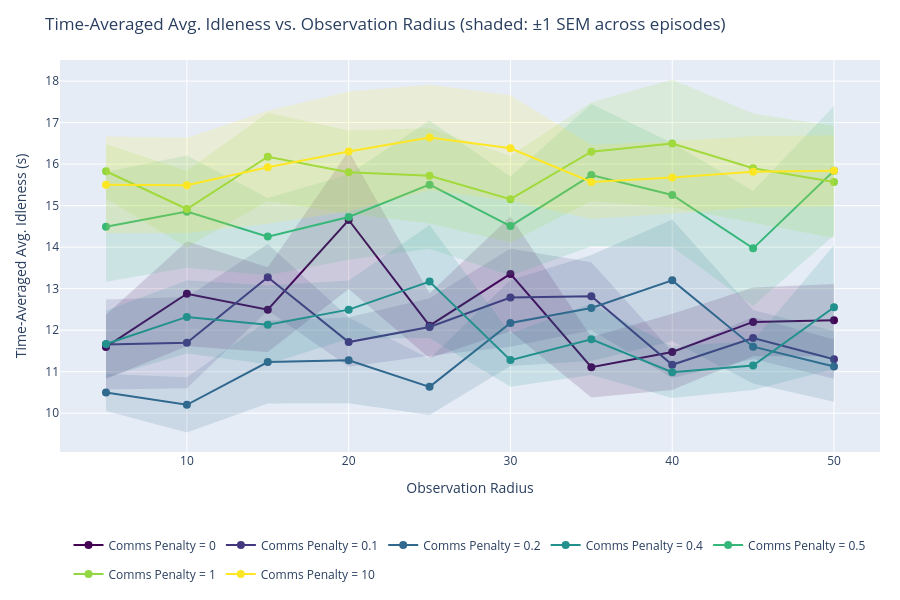

The code cell stored with this chart in its notebook:
### Markdown cell above
### Idleness vs. Observation Radius

### Code cell
import plotly.graph_objects as go

def _rgb_to_rgba(rgb_str, alpha=0.2):
    # plotly sample_colorscale returns 'rgb(r, g, b)' strings.
    nums = re.findall(r"[0-9.]+", rgb_str)
    r, g, b = nums[0], nums[1], nums[2]
    return f'rgba({r},{g},{b},{alpha})'

fig = go.Figure()
for series in series_order:
    color = series_colors[series]
    s = summary[series]
    xs = np.array(s['obs_radius'])
    ys = np.array(s['idleness_mean'])
    es = np.array(s['idleness_sem'])

    fig.add_trace(go.Scatter(
        x=np.concatenate([xs, xs[::-1]]),
        y=np.concatenate([ys + es, (ys - es)[::-1]]),
        fill='toself',
        fillcolor=_rgb_to_rgba(color, alpha=0.15),
        line=dict(color='rgba(255,255,255,0)'),
        legendgroup=series, showlegend=False, hoverinfo='skip',
    ))
    fig.add_trace(go.Scatter(
        x=xs, y=ys, mode='lines+markers',
        name=series, line=dict(color=color), marker=dict(color=color, size=8),
        legendgroup=series,
        hovertemplate=f"{series}<br>obs_radius=%{{x:.1f}}<br>idleness=%{{y:.4f}}<extra></extra>",
    ))

fig.update_layout(
    title="Time-Averaged Avg. Idleness vs. Observation Radius (shaded: ±1 SEM across episodes)",
    xaxis_title="Observation Radius",
    yaxis_title="Time-Averaged Avg. Idleness (s)",
    height=600, width=900, hovermode='closest', autosize=True,
    margin=dict(l=60, r=20, t=60, b=120),
    legend=dict(orientation='h', yanchor='top', y=-0.2, xanchor='center', x=0.5),
)
fig.show()

### Figure 1 — Plotly figure (JSON) as saved in the notebook; plotly's stock layout.template omitted (floating-point values rounded to 4 significant figures)
{"data": [{"fill": "toself", "fillcolor": "rgba(68,1,84,0.15)", "hoverinfo": "skip", "legendgroup": "Comms Penalty = 0", "line": {"color": "rgba(255,255,255,0)"}, "showlegend": false, "type": "scatter", "x": [5.0, 10.0, 15.0, 20.0, 25.0, 30.0, 35.0, 40.0, 45.0, 50.0, 50.0, 45.0, 40.0, 35.0, 30.0, 25.0, 20.0, 15.0, 10.0, 5.0], "y": [12.37, 14.14, 13.52, 16.31, 12.89, 14.74, 11.83, 12.39, 13.03, 13.11, 11.37, 11.37, 10.56, 10.38, 11.97, 11.33, 12.99, 11.47, 11.61, 10.82]}, {"hovertemplate": "Comms Penalty = 0<br>obs_radius=%{x:.1f}<br>idleness=%{y:.4f}<extra></extra>", "legendgroup": "Comms Penalty = 0", "line": {"color": "rgb(68, 1, 84)"}, "marker": {"color": "rgb(68, 1, 84)", "size": 8}, "mode": "lines+markers", "name": "Comms Penalty = 0", "type": "scatter", "x": [5.0, 10.0, 15.0, 20.0, 25.0, 30.0, 35.0, 40.0, 45.0, 50.0], "y": [11.6, 12.88, 12.49, 14.65, 12.11, 13.36, 11.11, 11.48, 12.2, 12.24]}, {"fill": "toself", "fillcolor": "rgba(67,56,128,0.15)", "hoverinfo": "skip", "legendgroup": "Comms Penalty = 0.1", "line": {"color": "rgba(255,255,255,0)"}, "showlegend": false, "type": "scatter", "x": [5.0, 10.0, 15.0, 20.0, 25.0, 30.0, 35.0, 40.0, 45.0, 50.0, 50.0, 45.0, 40.0, 35.0, 30.0, 25.0, 20.0, 15.0, 10.0, 5.0], "y": [12.74, 12.8, 14.08, 12.31, 12.77, 13.97, 13.64, 11.48, 12.32, 11.77, 10.83, 11.3, 10.85, 12.0, 11.6, 11.38, 11.12, 12.48, 10.6, 10.57]}, {"hovertemplate": "Comms Penalty = 0.1<br>obs_radius=%{x:.1f}<br>idleness=%{y:.4f}<extra></extra>", "legendgroup": "Comms Penalty = 0.1", "line": {"color": "rgb(67, 56, 128)"}, "marker": {"color": "rgb(67, 56, 128)", "size": 8}, "mode": "lines+markers", "name": "Comms Penalty = 0.1", "type": "scatter", "x": [5.0, 10.0, 15.0, 20.0, 25.0, 30.0, 35.0, 40.0, 45.0, 50.0], "y": [11.65, 11.7, 13.28, 11.71, 12.08, 12.79, 12.82, 11.17, 11.81, 11.3]}, {"fill": "toself", "fillcolor": "rgba(49,104,142,0.15)", "hoverinfo": "skip", "legendgroup": "Comms Penalty = 0.2", "line": {"color": "rgba(255,255,255,0)"}, "showlegend": false, "type": "scatter", "x": [5.0, 10.0, 15.0, 20.0, 25.0, 30.0, 35.0, 40.0, 45.0, 50.0, 50.0, 45.0, 40.0, 35.0, 30.0, 25.0, 20.0, 15.0, 10.0, 5.0], "y": [10.94, 10.87, 12.23, 12.31, 11.31, 13.21, 13.81, 14.66, 12.49, 11.98, 10.27, 10.72, 11.74, 11.26, 11.13, 9.959, 10.24, 10.23, 9.538, 10.05]}, {"hovertemplate": "Comms Penalty = 0.2<br>obs_radius=%{x:.1f}<br>idleness=%{y:.4f}<extra></extra>", "legendgroup": "Comms Penalty = 0.2", "line": {"color": "rgb(49, 104, 142)"}, "marker": {"color": "rgb(49, 104, 142)", "size": 8}, "mode": "lines+markers", "name": "Comms Penalty = 0.2", "type": "scatter", "x": [5.0, 10.0, 15.0, 20.0, 25.0, 30.0, 35.0, 40.0, 45.0, 50.0], "y": [10.5, 10.2, 11.23, 11.27, 10.64, 12.17, 12.53, 13.2, 11.6, 11.13]}, {"fill": "toself", "fillcolor": "rgba(34,144,140,0.15)", "hoverinfo": "skip", "legendgroup": "Comms Penalty = 0.4", "line": {"color": "rgba(255,255,255,0)"}, "showlegend": false, "type": "scatter", "x": [5.0, 10.0, 15.0, 20.0, 25.0, 30.0, 35.0, 40.0, 45.0, 50.0, 50.0, 45.0, 40.0, 35.0, 30.0, 25.0, 20.0, 15.0, 10.0, 5.0], "y": [12.47, 13.2, 13.08, 13.2, 14.53, 11.92, 12.64, 11.61, 11.74, 14.04, 11.06, 10.56, 10.37, 10.92, 10.64, 11.81, 11.79, 11.18, 11.44, 10.87]}, {"hovertemplate": "Comms Penalty = 0.4<br>obs_radius=%{x:.1f}<br>idleness=%{y:.4f}<extra></extra>", "legendgroup": "Comms Penalty = 0.4", "line": {"color": "rgb(34, 144, 140)"}, "marker": {"color": "rgb(34, 144, 140)", "size": 8}, "mode": "lines+markers", "name": "Comms Penalty = 0.4", "type": "scatter", "x": [5.0, 10.0, 15.0, 20.0, 25.0, 30.0, 35.0, 40.0, 45.0, 50.0], "y": [11.67, 12.32, 12.13, 12.49, 13.17, 11.28, 11.78, 10.99, 11.15, 12.55]}, {"fill": "toself", "fillcolor": "rgba(53,183,121,0.15)", "hoverinfo": "skip", "legendgroup": "Comms Penalty = 0.5", "line": {"color": "rgba(255,255,255,0)"}, "showlegend": false, "type": "scatter", "x": [5.0, 10.0, 15.0, 20.0, 25.0, 30.0, 35.0, 40.0, 45.0, 50.0, 50.0, 45.0, 40.0, 35.0, 30.0, 25.0, 20.0, 15.0, 10.0, 5.0], "y": [15.81, 16.21, 15.19, 15.76, 17.05, 15.7, 17.45, 16.51, 15.36, 17.4, 14.28, 12.58, 14.01, 14.02, 13.32, 13.96, 13.7, 13.32, 13.5, 13.16]}, {"hovertemplate": "Comms Penalty = 0.5<br>obs_radius=%{x:.1f}<br>idleness=%{y:.4f}<extra></extra>", "legendgroup": "Comms Penalty = 0.5", "line": {"color": "rgb(53, 183, 121)"}, "marker": {"color": "rgb(53, 183, 121)", "size": 8}, "mode": "lines+markers", "name": "Comms Penalty = 0.5", "type": "scatter", "x": [5.0, 10.0, 15.0, 20.0, 25.0, 30.0, 35.0, 40.0, 45.0, 50.0], "y": [14.49, 14.86, 14.25, 14.73, 15.51, 14.51, 15.74, 15.26, 13.97, 15.84]}, {"fill": "toself", "fillcolor": "rgba(146,214,65,0.15)", "hoverinfo": "skip", "legendgroup": "Comms Penalty = 1", "line": {"color": "rgba(255,255,255,0)"}, "showlegend": false, "type": "scatter", "x": [5.0, 10.0, 15.0, 20.0, 25.0, 30.0, 35.0, 40.0, 45.0, 50.0, 50.0, 45.0, 40.0, 35.0, 30.0, 25.0, 20.0, 15.0, 10.0, 5.0], "y": [16.49, 15.84, 17.24, 16.81, 16.87, 16.2, 17.49, 18.04, 17.22, 16.92, 14.22, 14.58, 14.95, 15.11, 14.11, 14.57, 14.8, 15.11, 14.0, 15.17]}, {"hovertemplate": "Comms Penalty = 1<br>obs_radius=%{x:.1f}<br>idleness=%{y:.4f}<extra></extra>", "legendgroup": "Comms Penalty = 1", "line": {"color": "rgb(146, 214, 65)"}, "marker": {"color": "rgb(146, 214, 65)", "size": 8}, "mode": "lines+markers", "name": "Comms Penalty = 1", "type": "scatter", "x": [5.0, 10.0, 15.0, 20.0, 25.0, 30.0, 35.0, 40.0, 45.0, 50.0], "y": [15.83, 14.92, 16.18, 15.81, 15.72, 15.16, 16.3, 16.49, 15.9, 15.57]}, {"fill": "toself", "fillcolor": "rgba(253,231,37,0.15)", "hoverinfo": "skip", "legendgroup": "Comms Penalty = 10", "line": {"color": "rgba(255,255,255,0)"}, "showlegend": false, "type": "scatter", "x": [5.0, 10.0, 15.0, 20.0, 25.0, 30.0, 35.0, 40.0, 45.0, 50.0, 50.0, 45.0, 40.0, 35.0, 30.0, 25.0, 20.0, 15.0, 10.0, 5.0], "y": [16.67, 16.64, 17.28, 17.75, 17.91, 17.66, 16.46, 16.55, 16.67, 16.7, 14.99, 14.96, 14.81, 14.68, 15.11, 15.38, 14.86, 14.56, 14.34, 14.34]}, {"hovertemplate": "Comms Penalty = 10<br>obs_radius=%{x:.1f}<br>idleness=%{y:.4f}<extra></extra>", "legendgroup": "Comms Penalty = 10", "line": {"color": "rgb(253, 231, 37)"}, "marker": {"color": "rgb(253, 231, 37)", "size": 8}, "mode": "lines+markers", "name": "Comms Penalty = 10", "type": "scatter", "x": [5.0, 10.0, 15.0, 20.0, 25.0, 30.0, 35.0, 40.0, 45.0, 50.0], "y": [15.51, 15.49, 15.92, 16.31, 16.64, 16.38, 15.57, 15.68, 15.81, 15.84]}], "layout": {"autosize": true, "height": 600, "hovermode": "closest", "legend": {"orientation": "h", "x": 0.5, "xanchor": "center", "y": -0.2, "yanchor": "top"}, "margin": {"b": 120, "l": 60, "r": 20, "t": 60}, "title": {"text": "Time-Averaged Avg. Idleness vs. Observation Radius (shaded: ±1 SEM across episodes)"}, "width": 900, "xaxis": {"title": {"text": "Observation Radius"}}, "yaxis": {"title": {"text": "Time-Averaged Avg. Idleness (s)"}}}}
